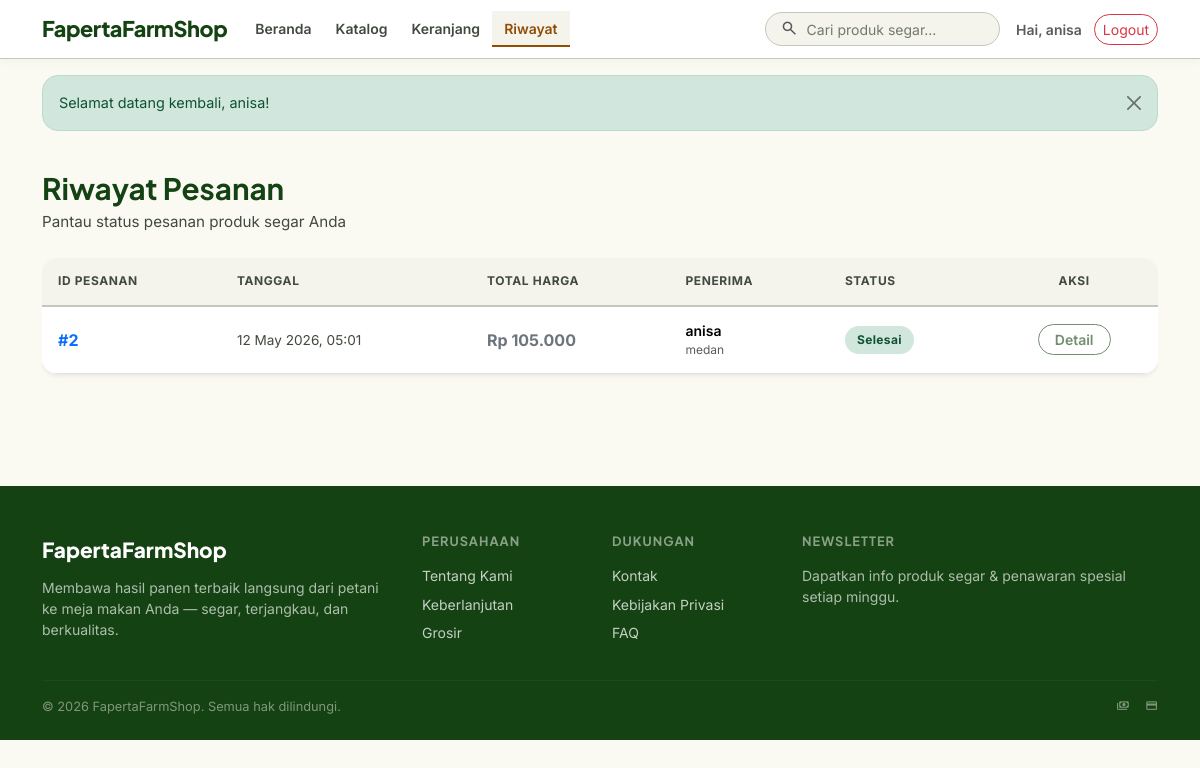
Page /riwayat-pesanan.php (signed in) on the committed database.
### tables this page shows
CREATE TABLE `pesanan` (
  `id` int(10) UNSIGNED NOT NULL,
  `id_user` int(10) UNSIGNED NOT NULL,
  `total_harga` int(10) UNSIGNED NOT NULL,
  `nama_penerima` varchar(150) NOT NULL,
  `alamat_pengiriman` text NOT NULL,
  `telepon` varchar(30) NOT NULL,
  `metode_pembayaran` enum('transfer_bank','cod','e_wallet') NOT NULL DEFAULT 'transfer_bank',
  `status` enum('menunggu','diproses','dikirim','selesai') NOT NULL DEFAULT 'menunggu',
  `created_at` timestamp NOT NULL DEFAULT current_timestamp()
);

### includes/helpers.php (called while the page is built, shortened)
<?php
function e(string $value): string
{
    return htmlspecialchars($value, ENT_QUOTES, 'UTF-8');
}
function format_rupiah(int $angka): string
{
    return 'Rp ' . number_format($angka, 0, ',', '.');
}

### riwayat-pesanan.php (the view, shortened to what this page needs)
<?php
require_once __DIR__ . '/includes/db.php';
require_once __DIR__ . '/includes/helpers.php';
$userId = (int)$_SESSION['user_id'];
$stmt = $pdo->prepare('SELECT * FROM pesanan WHERE id_user=:uid ORDER BY created_at DESC');
$stmt->execute([':uid' => $userId]);
$pesanan = $stmt->fetchAll();
include __DIR__ . '/includes/header.php';
?>
<div class="container py-4">
  <div class="mb-4">
    <h1 class="section-title">Riwayat Pesanan</h1>
    <p class="section-sub mb-0">Pantau status pesanan produk segar Anda</p>
  </div>
  <?php if (!$pesanan): ?>
    <div class="text-center py-5">
      <span class="material-symbols-outlined" style="font-size:5rem;color:var(--clr-outline)">receipt_long</span>
      <h3 style="color:var(--clr-on-surface-var);margin-top:1rem">Belum ada pesanan</h3>
      <p style="color:var(--clr-outline)">Anda belum pernah melakukan pemesanan. Mulai belanja sekarang!</p>
      <a href="<?php echo base_url('/katalog.php'); ?>" class="btn-secondary-fill mt-2">
        <span class="material-symbols-outlined" style="font-size:1.1rem">storefront</span>
        Mulai Belanja
      </a>
    </div>
  <?php else: ?>
    <div class="table-responsive">
      <table class="table align-middle shadow-sm">
        <thead>
          <tr>
            <th>ID Pesanan</th>
            <th>Tanggal</th>
            <th>Total Harga</th>
            <th>Penerima</th>
            <th>Status</th>
            <th class="text-center">Aksi</th>
          </tr>
        </thead>
        <tbody>
          <?php foreach ($pesanan as $p):
            $statusClass = 'badge-' . ($p['status'] ?? 'menunggu');
          ?>
            <tr>
              <td>
                <span class="fw-bold text-primary">#<?php echo (int)$p['id']; ?></span>
              </td>
              <td style="font-size:.85rem;color:var(--clr-on-surface-var)">
                <?php echo date('d M Y, H:i', strtotime((string)$p['created_at'])); ?>
              </td>
              <td class="fw-bold text-secondary">
                <?php echo e(format_rupiah((int)$p['total_harga'])); ?>
              </td>
              <td>
                <div style="font-weight:600;font-size:.875rem"><?php echo e((string)$p['nama_penerima']); ?></div>
                <div class="text-muted" style="font-size:.75rem;max-width:200px;overflow:hidden;text-overflow:ellipsis;white-space:nowrap">
                  <?php echo e((string)$p['alamat_pengiriman']); ?>
                </div>
              </td>
              <td>
                <span class="badge-status <?php echo $statusClass; ?>">
                  <?php echo ucfirst((string)$p['status']); ?>
                </span>
              </td>
              <td class="text-center">
                <button class="btn btn-outline-success btn-sm px-3 rounded-pill" disabled style="opacity:.6">
                  Detail
                </button>
              </td>
            </tr>
          <?php endforeach; ?>
        </tbody>
      </table>
    </div>
  <?php endif; ?>
</div>
<?php include __DIR__ . '/includes/footer.php'; ?>

### assets/css/style.css (style rules this page uses)
:root { --clr-primary: #154212; --clr-primary-container: #2d5a27; --clr-primary-fixed: #bcf0ae; --clr-on-primary: #ffffff; --clr-secondary: #914d00; --clr-secondary-container: #fc9430; --clr-on-secondary: #ffffff; --clr-surface: #fafaf3; --clr-surface-low: #f4f4ed; --clr-surface-container: #eeeee7; --clr-surface-white: #ffffff; --clr-on-surface: #1a1c18; --clr-on-surface-var: #42493e; --clr-outline: #72796e; --clr-outline-var: #c2c9bb; --clr-error: #ba1a1a; --shadow-card: 0 4px 20px rgba(45, 90, 39, .06); --shadow-hover: 0 10px 28px rgba(45, 90, 39, .14); --radius-xl: 16px; --radius-2xl: 20px; --radius-pill: 9999px; --transition: all .25s ease; }
*, *::before, *::after { box-sizing: border-box; }
body { font-family: 'Inter', sans-serif; background: var(--clr-surface); color: var(--clr-on-surface); padding-bottom: 70px; }
@media (min-width: 768px) { body { padding-bottom: 0; } }
h1, h2, h3, h4, h5, h6 { font-family: 'Plus Jakarta Sans', sans-serif; color: var(--clr-primary); }
.btn-outline-success { border-color: var(--clr-primary) !important; color: var(--clr-primary) !important; border-radius: var(--radius-pill) !important; font-weight: 600; }
.section-title { font-family: 'Plus Jakarta Sans', sans-serif; font-weight: 700; font-size: 1.85rem; color: var(--clr-primary); margin-bottom: .3rem; }
.section-sub { font-size: .95rem; color: var(--clr-on-surface-var); margin-bottom: 2rem; }
.table { border-collapse: separate; border-spacing: 0; background: #fff; border-radius: var(--radius-xl); overflow: hidden; box-shadow: var(--shadow-card); }
.table thead th { background: var(--clr-surface-low); border-bottom: 2px solid var(--clr-outline-var); color: var(--clr-on-surface-var); font-weight: 700; text-transform: uppercase; font-size: .75rem; letter-spacing: .05em; padding: .9rem 1rem; }
.table td, .table th { padding: .85rem 1rem; vertical-align: middle; }
.table tbody tr { transition: var(--transition); }
.badge-status { display: inline-block; padding: .3rem .75rem; border-radius: var(--radius-pill); font-size: .75rem; font-weight: 700; letter-spacing: .03em; }
.badge-selesai { background: #d1e7dd; color: #0f5132; }

### rows in the picture
pesanan: id "2", created_at "12 May 2026, 05:01", total_harga "Rp 105.000", nama_penerima "anisa", alamat_pengiriman "medan", status "Selesai"

### other values in the picture
$label "Beranda"
$label "Katalog"
$label "Keranjang"
$label "Riwayat"
$nama "anisa"
$msg "Selamat datang kembali, anisa!"
